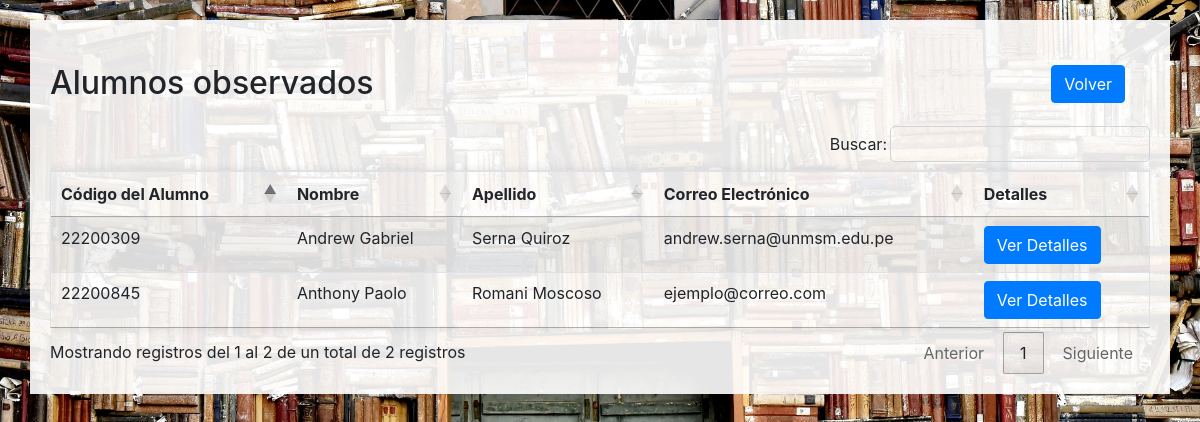
Screenshot of /dashboard_tabla_profesor.php (signed in) with the database file from the repository.
### tables this page shows
CREATE TABLE `alumno` (
  `cod_alumno` varchar(20) NOT NULL,
  `id_usuario` int NOT NULL,
  `nombre` varchar(40) NOT NULL,
  `apellidos` varchar(40) NOT NULL,
  `correo` varchar(40) NOT NULL,
  `facultad` varchar(50) NOT NULL,
  `numero_celular` varchar(10) NOT NULL
);

### dashboard_tabla_profesor.php (the view, shortened to what this page needs)
<!DOCTYPE html>
<html lang="es">
<head>
  <link rel="stylesheet" href="https://stackpath.bootstrapcdn.com/bootstrap/4.5.2/css/bootstrap.min.css">
  <link rel="stylesheet" type="text/css" href="https://cdn.datatables.net/1.10.24/css/jquery.dataTables.css">
  <link rel="stylesheet" type="text/css" href="https://cdn.datatables.net/buttons/1.7.0/css/buttons.dataTables.min.css">
</head>
<body>
  <div class="container">
    <a href="dashboard_tutor.php" class="btn btn-primary btn-regresar">Volver</a>
    <h2 class="mt-4 mb-4">Alumnos observados</h2>
    <div style="overflow-x:auto;">
      <table class="table table-striped" id="tablaAlumnos">
        <thead>
          <tr>
            <th>Código del Alumno</th>
            <th>Nombre</th>
            <th>Apellido</th>
            <th>Correo Electrónico</th>
            <th>Detalles</th>
          </tr>
        </thead>
        <tbody>
          <?php
          $servername = "localhost";
          $username = "pma";
          $password = "";
          $dbname = "sma_unayoe";
          $conn = new mysqli($servername, $username, $password, $dbname);
          $sql = "SELECT cod_alumno, nombre, apellidos, correo FROM alumno";
          $result = $conn->query($sql);
          if ($result->num_rows > 0) {
              while($row = $result->fetch_assoc()) {
                  echo "<tr>";
                  echo "<td>{$row['cod_alumno']}</td>";
                  echo "<td>{$row['nombre']}</td>";
                  echo "<td>{$row['apellidos']}</td>";
                  echo "<td>{$row['correo']}</td>";
                  echo "<td><a href=\"detalle_alumno.php?codigo={$row['cod_alumno']}\" class=\"btn btn-primary\">Ver Detalles</a></td>";
                  echo "</tr>";
              }
          } else {
              echo "0 resultados";
          }
          ?>
        </tbody>
      </table>
    </div>
  </div>
</body>
</html>

### dashboard_tabla_profesor.php (style rules this page uses)
body { background-image: url('fondo_tutor.jpg'); background-size: cover; background-repeat: no-repeat; background-attachment: fixed; }
.container { background-color: rgba(255, 255, 255, 0.9); padding: 20px; margin-top: 20px; position: relative; }
.table { border: 1px solid #dee2e6; box-shadow: 0 0 10px rgba(0, 0, 0, 0.1); }
.btn-regresar { position: absolute; top: 45px; right: 45px; }

### rows the page displays
alumno: cod_alumno "22200309", nombre "Andrew Gabriel", apellidos "Serna Quiroz", correo "andrew.serna@unmsm.edu.pe"
alumno: cod_alumno "22200845", nombre "Anthony Paolo", apellidos "Romani Moscoso", correo "ejemplo@correo.com"
